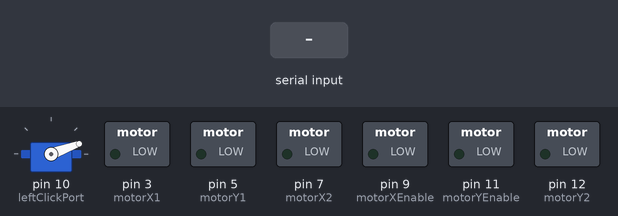
Bench run of a sketch on a simulated Arduino Uno, built with avr-gcc and run on an emulated ATmega328P. Shown: servo, switched loads named in the sketch (green lamp = pin HIGH). Inputs (shaded band) come from the test bench.

Above: at 1.2 s.
1.3 s: byte 4 (4) received over Serial
At 2.0 s:
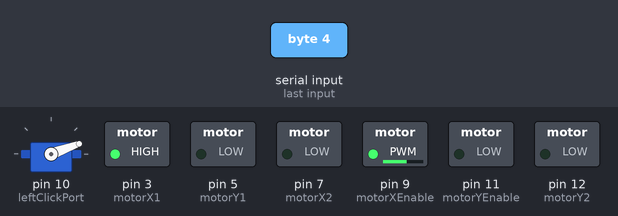
2.8 s: byte 8 (8) received over Serial
At 3.1 s:
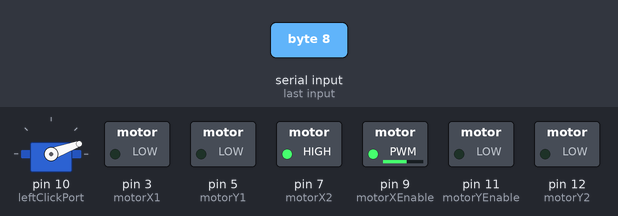
4.3 s: byte 32 (32) received over Serial
At 5.4 s:
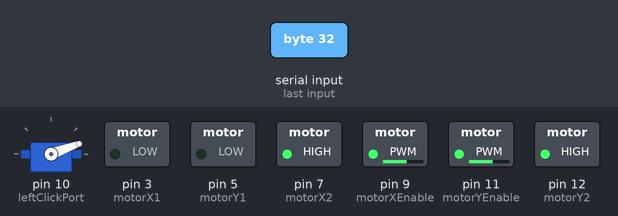
5.8 s: byte 16 (16) received over Serial
At 6.6 s:
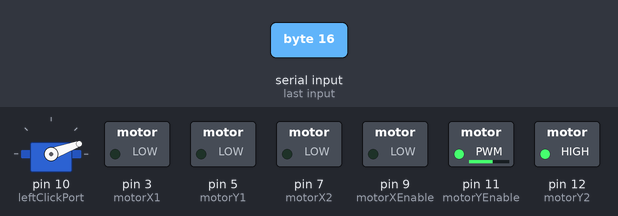
7.3 s: byte 64 (64) received over Serial
At 7.7 s:
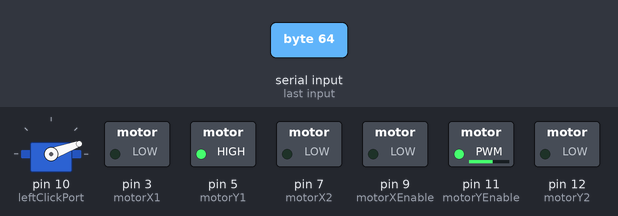
8.8 s: byte 4 (4) received over Serial
At 10.1 s:
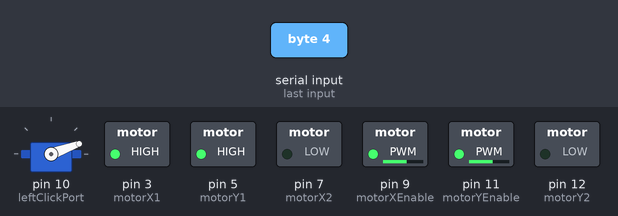
Timing chart, 0 to 11.3 s (numbered marks = the images above; inputs shaded):
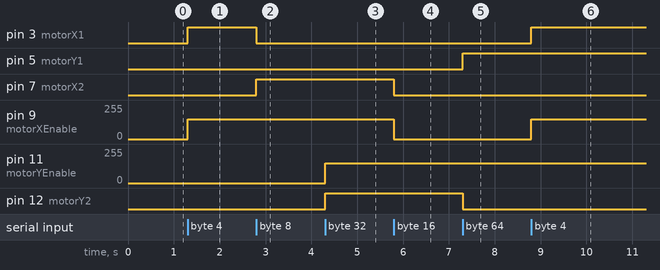

Measured:
- after the input at 1.3 s, pin 3 (motorX1): LOW → HIGH at once; pin 9 (motorXEnable): 0/255 → 150/255 at once
- after the input at 2.8 s, pin 3 (motorX1): HIGH → LOW at once; pin 7 (motorX2): LOW → HIGH at once
- after the input at 4.3 s, pin 11 (motorYEnable): 0/255 → 150/255 at once; pin 12 (motorY2): LOW → HIGH at once
- after the input at 5.8 s, pin 7 (motorX2): HIGH → LOW at once; pin 9 (motorXEnable): 150/255 → 0/255 at once
- after the input at 7.3 s, pin 5 (motorY1): LOW → HIGH at once; pin 12 (motorY2): HIGH → LOW at once
- after the input at 8.8 s, pin 3 (motorX1): LOW → HIGH at once; pin 9 (motorXEnable): 0/255 → 150/255 at once

The sketch:

clicker.ino
```cpp
#include <Servo.h> //Import servo library

//Ports
int leftClickPort = 10; //The port the servo is in

int motorXEnable = 9; //The enable port motor X is in
int motorX1 = 3; //The turn1 port for motor X
int motorX2 = 7; //The turn2 port for motor X

int motorYEnable = 11; //The enable port motor Y is in
int motorY1 = 5; //The turn1 port for motor Y
int motorY2 = 12;  //The turn2 port for motor Y

//Clicking vars
int leftClickDown = 35; //The angle the servo should be at for pressing down
int leftClickUp = 20; //The angle the servo should be at for lifting up
Servo leftClick; //The actual servo

void setup() {
  pinMode(motorXEnable, OUTPUT); //Set output for enable pin x
  pinMode(motorX1, OUTPUT); //Set output for turn1 x
  pinMode(motorX2, OUTPUT); //Set output for turn2 x

  pinMode(motorYEnable, OUTPUT); //Set output for enable pin y
  pinMode(motorY1, OUTPUT); //Set output for turn1 y
  pinMode(motorY2, OUTPUT); //Set output for turn2 y

  stopMotors(); //Stop all the motors

  leftClick.attach(leftClickPort); //Setup the servo on leftClickPort
  leftClick.write(leftClickUp); //Tell the servo to lift up (stop clicking the mouse button)
  Serial.begin(9600); //Begin accepting data through USB
}

void loop() {
  byte opCode; //The instruction provided from the computer vis USB
  while ((opCode = Serial.read()) != -1) { //Read the next instruction and only run if it doesn't equal -1
    switch (opCode) { //Check which instruction was provided
    case 1: //Left down
      leftClick.write(leftClickDown); //Press down on the button
      break;
    case 2: //Left up
      leftClick.write(leftClickUp); //Let go of the button
      break;
    case 4: //Move X Motor Back
      moveX(150, 2); //Move the motor backwards with half the power
      break;
    case 8: //Move X Motor Foward
      moveX(150, 1); //Move the motor foward with half the power
      break;
    case 16: //Stop Motor X
      moveX(0, 0); //Stop the motor
      break;
    case 32: //Move Y Motor Foward
      moveY(150, 1); //Move the motor foward with half the power
      break;
    case 64: //Move Y Motor Back
      moveY(150, 2); //Move the motor backwards with half the power
      break;
    case 128: //Stop Motor Y
      moveY(0, 0); //Stop the motor
      break;

    }
  }
}

void moveX(byte p, byte dir) { //A method for moving the motor
  int power = int(p); //Convert the byte p to an int
  if (dir != 1 && dir != 0) { //Do we NOT move foward and do we NOT stop?
    digitalWrite(motorX1, HIGH); //Then move backwards
    digitalWrite(motorX2, LOW); //Then move backwards
  }
  else if (dir != 0) { //Otherwise, are we not stopping?
    digitalWrite(motorX1, LOW); //Then move foward
    digitalWrite(motorX2, HIGH); //The move foward
  }
  else { //Otherwise
    digitalWrite(motorX1, LOW); //Stop
    digitalWrite(motorX2, LOW); //Stop
  }

  analogWrite(motorXEnable, power); //PMW the enable pin with frequency "power"
}

void moveY(byte p, byte dir) {
  int power = int(p); //Convert byte p to int
  if (dir != 1 && dir != 0) { //Are we not moving forward and are we not stopping?
    digitalWrite(motorY1, HIGH); //Then move backwards
    digitalWrite(motorY2, LOW); //Then move backwards
  }
  else if (dir != 0) { //Otherwise, are we not stopping?
    digitalWrite(motorY1, LOW); //Then move forwards
    digitalWrite(motorY2, HIGH); //Then move forwards
  }
  else { //Otherwise
    digitalWrite(motorY1, LOW); //Stop
    digitalWrite(motorY1, LOW); //Stop
  }
  analogWrite(motorYEnable, power); //PMW the enable pin with frequency "power"
}

void stopMotors() { //A method to stop all the motors
  moveX(0, 0); //Stop motor X
  moveY(0, 0); //Stop motor Y
}
```
